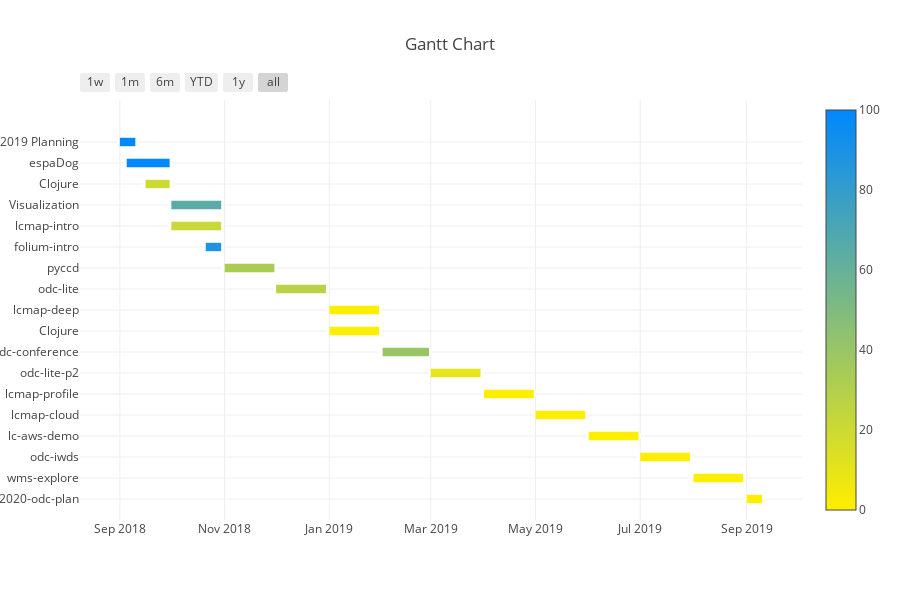

The cell this chart's notebook holds for it:
### Code cell
import matplotlib
%matplotlib inline 
import plotly.plotly as py
import plotly.figure_factory as ff
from plotly import __version__
from plotly.offline import download_plotlyjs, init_notebook_mode, plot,iplot
print (__version__) # requires version >= 1.9.0


import pandas as pd

init_notebook_mode(connected=True)

df = pd.read_csv('./2018-plan.csv')

fig = ff.create_gantt(df, colors=['#ffee00', '#0088ff'], index_col='Complete', show_colorbar=True,
                      bar_width=0.2, showgrid_x=True, showgrid_y=True)
plot(fig)   ### puts the plot to a separate file .html

iplot(fig)

### Figure 1 — Plotly figure (JSON) as saved in the notebook; plotly's stock layout.template omitted (floating-point values rounded to 4 significant figures)
{"data": [{"marker": {"color": "white"}, "name": "", "type": "scatter", "uid": "693afa1d-d2d1-11e8-bffc-52540069414d", "x": ["2019-09-01", "2019-09-10"], "y": [0, 0]}, {"marker": {"color": "white"}, "name": "", "type": "scatter", "uid": "693afa1e-d2d1-11e8-bffc-52540069414d", "x": ["2019-08-01", "2019-08-30"], "y": [1, 1]}, {"marker": {"color": "white"}, "name": "", "type": "scatter", "uid": "693afa1f-d2d1-11e8-bffc-52540069414d", "x": ["2019-07-01", "2019-07-30"], "y": [2, 2]}, {"marker": {"color": "white"}, "name": "", "type": "scatter", "uid": "693afa20-d2d1-11e8-bffc-52540069414d", "x": ["2019-06-01", "2019-06-30"], "y": [3, 3]}, {"marker": {"color": "white"}, "name": "", "type": "scatter", "uid": "693afa21-d2d1-11e8-bffc-52540069414d", "x": ["2019-05-01", "2019-05-30"], "y": [4, 4]}, {"marker": {"color": "white"}, "name": "", "type": "scatter", "uid": "693afa22-d2d1-11e8-bffc-52540069414d", "x": ["2019-04-01", "2019-04-30"], "y": [5, 5]}, {"marker": {"color": "white"}, "name": "", "type": "scatter", "uid": "693afa23-d2d1-11e8-bffc-52540069414d", "x": ["2019-03-01", "2019-03-30"], "y": [6, 6]}, {"marker": {"color": "white"}, "name": "", "type": "scatter", "uid": "693afa24-d2d1-11e8-bffc-52540069414d", "x": ["2019-02-01", "2019-02-28"], "y": [7, 7]}, {"marker": {"color": "white"}, "name": "", "type": "scatter", "uid": "693afa25-d2d1-11e8-bffc-52540069414d", "x": ["2019-01-01", "2019-01-30"], "y": [8, 8]}, {"marker": {"color": "white"}, "name": "", "type": "scatter", "uid": "693afa26-d2d1-11e8-bffc-52540069414d", "x": ["2019-01-01", "2019-01-30"], "y": [9, 9]}, {"marker": {"color": "white"}, "name": "", "type": "scatter", "uid": "693afa27-d2d1-11e8-bffc-52540069414d", "x": ["2018-12-01", "2018-12-30"], "y": [10, 10]}, {"marker": {"color": "white"}, "name": "", "type": "scatter", "uid": "693afa28-d2d1-11e8-bffc-52540069414d", "x": ["2018-11-01", "2018-11-30"], "y": [11, 11]}, {"marker": {"color": "white"}, "name": "", "type": "scatter", "uid": "693afa29-d2d1-11e8-bffc-52540069414d", "x": ["2018-10-21", "2018-10-30"], "y": [12, 12]}, {"marker": {"color": "white"}, "name": "", "type": "scatter", "uid": "693afa2a-d2d1-11e8-bffc-52540069414d", "x": ["2018-10-01", "2018-10-30"], "y": [13, 13]}, {"marker": {"color": "white"}, "name": "", "type": "scatter", "uid": "693afa2b-d2d1-11e8-bffc-52540069414d", "x": ["2018-10-01", "2018-10-30"], "y": [14, 14]}, {"marker": {"color": "white"}, "name": "", "type": "scatter", "uid": "693afa2c-d2d1-11e8-bffc-52540069414d", "x": ["2018-09-16", "2018-09-30"], "y": [15, 15]}, {"marker": {"color": "white"}, "name": "", "type": "scatter", "uid": "693afa2d-d2d1-11e8-bffc-52540069414d", "x": ["2018-09-05", "2018-09-30"], "y": [16, 16]}, {"marker": {"color": "white"}, "name": "", "type": "scatter", "uid": "693afa2e-d2d1-11e8-bffc-52540069414d", "x": ["2018-09-01", "2018-09-10"], "y": [17, 17]}, {"marker": {"cmax": 100, "cmin": 0, "color": "white", "colorscale": [[0, "rgb(255.0, 238.0, 0.0)"], [1, "rgb(0.0, 136.0, 255.0)"]], "showscale": true}, "name": "", "type": "scatter", "uid": "693afa2f-d2d1-11e8-bffc-52540069414d", "x": ["2018-09-01", "2018-09-01"], "y": [17, 17]}], "layout": {"height": 600, "hovermode": "closest", "shapes": [{"fillcolor": "rgb(255.0, 238.0, 0.0)", "line": {"width": 0}, "opacity": 1, "type": "rect", "x0": "2019-09-01", "x1": "2019-09-10", "xref": "x", "y0": -0.2, "y1": 0.2, "yref": "y"}, {"fillcolor": "rgb(255.0, 238.0, 0.0)", "line": {"width": 0}, "opacity": 1, "type": "rect", "x0": "2019-08-01", "x1": "2019-08-30", "xref": "x", "y0": 0.8, "y1": 1.2, "yref": "y"}, {"fillcolor": "rgb(255.0, 238.0, 0.0)", "line": {"width": 0}, "opacity": 1, "type": "rect", "x0": "2019-07-01", "x1": "2019-07-30", "xref": "x", "y0": 1.8, "y1": 2.2, "yref": "y"}, {"fillcolor": "rgb(255.0, 238.0, 0.0)", "line": {"width": 0}, "opacity": 1, "type": "rect", "x0": "2019-06-01", "x1": "2019-06-30", "xref": "x", "y0": 2.8, "y1": 3.2, "yref": "y"}, {"fillcolor": "rgb(255.0, 238.0, 0.0)", "line": {"width": 0}, "opacity": 1, "type": "rect", "x0": "2019-05-01", "x1": "2019-05-30", "xref": "x", "y0": 3.8, "y1": 4.2, "yref": "y"}, {"fillcolor": "rgb(255.0, 238.0, 0.0)", "line": {"width": 0}, "opacity": 1, "type": "rect", "x0": "2019-04-01", "x1": "2019-04-30", "xref": "x", "y0": 4.8, "y1": 5.2, "yref": "y"}, {"fillcolor": "rgb(229.5, 227.8, 25.5)", "line": {"width": 0}, "opacity": 1, "type": "rect", "x0": "2019-03-01", "x1": "2019-03-30", "xref": "x", "y0": 5.8, "y1": 6.2, "yref": "y"}, {"fillcolor": "rgb(153.0, 197.2, 102.0)", "line": {"width": 0}, "opacity": 1, "type": "rect", "x0": "2019-02-01", "x1": "2019-02-28", "xref": "x", "y0": 6.8, "y1": 7.2, "yref": "y"}, {"fillcolor": "rgb(255.0, 238.0, 0.0)", "line": {"width": 0}, "opacity": 1, "type": "rect", "x0": "2019-01-01", "x1": "2019-01-30", "xref": "x", "y0": 7.8, "y1": 8.2, "yref": "y"}, {"fillcolor": "rgb(255.0, 238.0, 0.0)", "line": {"width": 0}, "opacity": 1, "type": "rect", "x0": "2019-01-01", "x1": "2019-01-30", "xref": "x", "y0": 8.8, "y1": 9.2, "yref": "y"}, {"fillcolor": "rgb(186.14999999999998, 210.46, 68.85000000000001)", "line": {"width": 0}, "opacity": 1, "type": "rect", "x0": "2018-12-01", "x1": "2018-12-30", "xref": "x", "y0": 9.8, "y1": 10.2, "yref": "y"}, {"fillcolor": "rgb(170.85, 204.34, 84.15)", "line": {"width": 0}, "opacity": 1, "type": "rect", "x0": "2018-11-01", "x1": "2018-11-30", "xref": "x", "y0": 10.8, "y1": 11.2, "yref": "y"}, {"fillcolor": "rgb(30.599999999999994, 148.24, 224.4)", "line": {"width": 0}, "opacity": 1, "type": "rect", "x0": "2018-10-21", "x1": "2018-10-30", "xref": "x", "y0": 11.8, "y1": 12.2, "yref": "y"}, {"fillcolor": "rgb(198.9, 215.56, 56.1)", "line": {"width": 0}, "opacity": 1, "type": "rect", "x0": "2018-10-01", "x1": "2018-10-30", "xref": "x", "y0": 12.8, "y1": 13.2, "yref": "y"}, {"fillcolor": "rgb(89.25, 171.7, 165.75)", "line": {"width": 0}, "opacity": 1, "type": "rect", "x0": "2018-10-01", "x1": "2018-10-30", "xref": "x", "y0": 13.8, "y1": 14.2, "yref": "y"}, {"fillcolor": "rgb(204.0, 217.6, 51.0)", "line": {"width": 0}, "opacity": 1, "type": "rect", "x0": "2018-09-16", "x1": "2018-09-30", "xref": "x", "y0": 14.8, "y1": 15.2, "yref": "y"}, {"fillcolor": "rgb(0.0, 136.0, 255.0)", "line": {"width": 0}, "opacity": 1, "type": "rect", "x0": "2018-09-05", "x1": "2018-09-30", "xref": "x", "y0": 15.8, "y1": 16.2, "yref": "y"}, {"fillcolor": "rgb(0.0, 136.0, 255.0)", "line": {"width": 0}, "opacity": 1, "type": "rect", "x0": "2018-09-01", "x1": "2018-09-10", "xref": "x", "y0": 16.8, "y1": 17.2, "yref": "y"}], "showlegend": false, "title": "Gantt Chart", "width": 900, "xaxis": {"rangeselector": {"buttons": [{"count": 7, "label": "1w", "step": "day", "stepmode": "backward"}, {"count": 1, "label": "1m", "step": "month", "stepmode": "backward"}, {"count": 6, "label": "6m", "step": "month", "stepmode": "backward"}, {"count": 1, "label": "YTD", "step": "year", "stepmode": "todate"}, {"count": 1, "label": "1y", "step": "year", "stepmode": "backward"}, {"step": "all"}]}, "showgrid": true, "type": "date", "zeroline": false}, "yaxis": {"autorange": false, "range": [-1, 19], "showgrid": true, "ticktext": ["2020-odc-plan", "wms-explore", "odc-iwds", "lc-aws-demo", "lcmap-cloud", "lcmap-profile", "odc-lite-p2", "odc-conference", "Clojure", "lcmap-deep", "odc-lite", "pyccd", "folium-intro", "lcmap-intro", "Visualization", "Clojure", "espaDog", "2019 Planning"], "tickvals": [0, 1, 2, 3, 4, 5, 6, 7, 8, 9, 10, 11, 12, 13, 14, 15, 16, 17], "zeroline": false}}}
